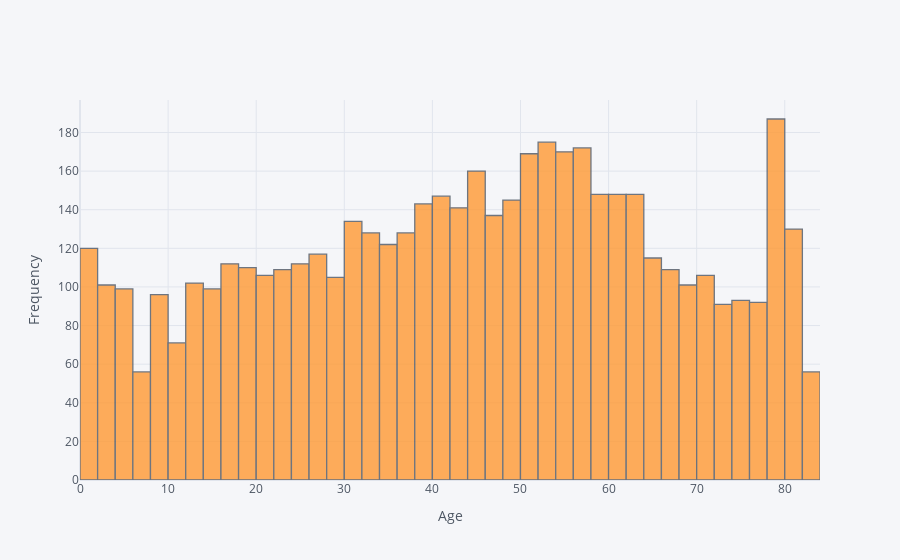

Notebook code for this chart:
### Code cell
df['age'].iplot(kind='hist', xTitle='Age',yTitle='Frequency')

### Figure 1 — Plotly figure (JSON) as saved in the notebook; plotly's stock layout.template omitted (floating-point values rounded to 4 significant figures; data arrays with more than 128 entries replaced by an {"elided": "..."} marker saying what was removed)
{"data": [{"histfunc": "count", "histnorm": "", "marker": {"color": "rgba(255, 153, 51, 1.0)", "line": {"color": "#4D5663", "width": 1.3}}, "name": "age", "opacity": 0.8, "orientation": "v", "type": "histogram", "x": {"elided": "5110 float values"}}], "layout": {"barmode": "overlay", "legend": {"bgcolor": "#F5F6F9", "font": {"color": "#4D5663"}}, "paper_bgcolor": "#F5F6F9", "plot_bgcolor": "#F5F6F9", "title": {"font": {"color": "#4D5663"}}, "xaxis": {"gridcolor": "#E1E5ED", "showgrid": true, "tickfont": {"color": "#4D5663"}, "title": {"font": {"color": "#4D5663"}, "text": "Age"}, "zerolinecolor": "#E1E5ED"}, "yaxis": {"gridcolor": "#E1E5ED", "showgrid": true, "tickfont": {"color": "#4D5663"}, "title": {"font": {"color": "#4D5663"}, "text": "Frequency"}, "zerolinecolor": "#E1E5ED"}}}
